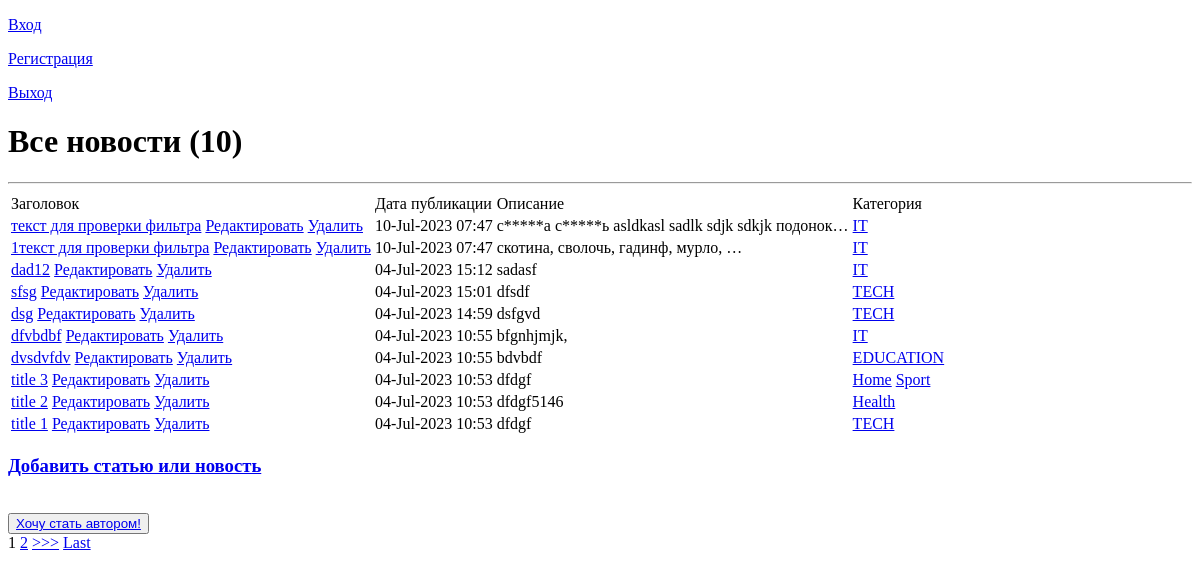
The page /news/ on the database as committed earlier.
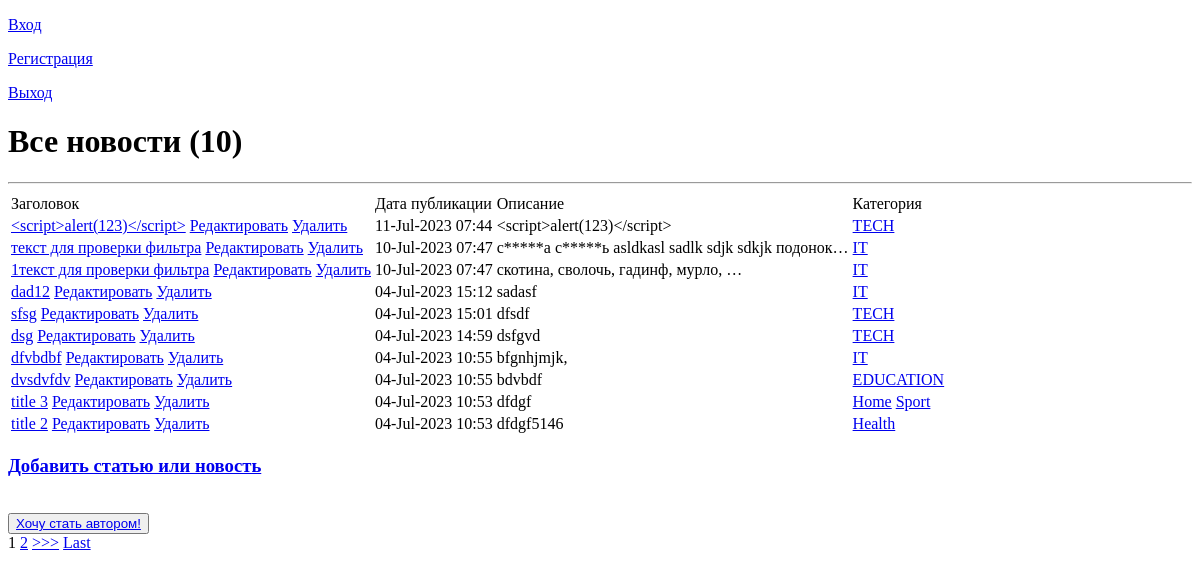
The same page on the database as committed later.
### article/models.py (models this page shows, shortened)
class Post(models.Model):
    author = models.ForeignKey(Author, on_delete=models.CASCADE, related_name='posts')
    ARTICLE = 'AR'
    NEWS = 'NW'
    POST_TYPE = (
        (ARTICLE, 'Статья'),
        (NEWS, 'Новость')
    )
    postType = models.CharField(max_length=2, choices=POST_TYPE, default=ARTICLE)
    time = models.DateTimeField(auto_now_add=True)
    postCategory = models.ManyToManyField(Category, through='PostCategory')
    title = models.CharField(max_length=255)
    text = models.TextField()
    rating = models.IntegerField(default=0)

class Category(models.Model):
    categoryName = models.CharField(max_length=64, unique=True)
    subscribers = models.ManyToManyField(User, blank=True)
    def __str__(self):
        return f'{self.categoryName}'

### article/views.py (the view)
# urls.py: path('', cache_page(60)(NewsList.as_view())),
class NewsList(ListView):
    model = Post
    template_name = 'news.html'
    context_object_name = 'news'
    queryset = Post.objects.order_by('-time')
    paginate_by = 10
    def get_context_data(self, **kwargs):
        context = super().get_context_data(**kwargs)
        context['is_not_author'] = not self.request.user.groups.filter(name='authors').exists()
        return context

### article/templatetags/custom_filters.py (called while the page is built)
@register.filter(name='Censor')
def Censor(value):
    text = value.lower().split()
    filtered_text = ' '.join([word for word in text if word not in variants])
    return filtered_text

@register.filter(name='replace_letters')
def replace_letters(text):
    text = text.lower().split()
    result = []
    for word in text:
        if word in variants:
            result.append(word[0] + '*'*(len(word)-2) + word[-1])
        else:
            result.append(word)
    return " ".join(result)

### templates/news.html (shortened to what this page needs)
{% extends 'flatpages/default.html' %}
{% load custom_filters %}
{% load cache%}
{% block content %}
    <h1>Все новости ({{news|length}})</h1>
    <hr>
    {% if news %}
        <table>
            <tr>
                <td>
                    Заголовок
                </td>
                <td>
                    Дата публикации
                </td>
                <td>
                    Описание
                </td>
                <td>Категория</td>
            </tr>
        {% for news_page in news %}
            <tr>
                <td>
                    <a href="{% url 'news_detail' news_page.id %}">{{news_page.title|Censor}}</a>
                    <a href="{% url 'news_edit' news_page.id%}">Редактировать</a>
                    <a href="{% url 'news_delete' news_page.id %}">Удалить</a>
                </td>
                <td>
                    {{ news_page.time|date:'d-M-Y H:i' }}
                </td>
                <td>
                    {{ news_page.text|truncatechars:50|replace_letters }}
                </td>
                <td>
                    {% for ps in news_page.postCategory.all %}
                        <a href="{% url 'news_category' ps.id %}">{{ ps }}</a>
                    {% endfor %}
                </td>
            </tr>
        {% endfor %}
        </table>
    {% else %}
        <h3>Новостей нет!</h3>
    {% endif %}
    <h3><a href="{% url 'news_add' %}">Добавить статью или новость</a></h3> <br>
    {% if is_not_author %}
    <button> <a href="{% url 'upgrade'%}"> Хочу стать автором!</a> </button> <br>
    {% endif %}
    {% cache 30 paginator %}
        {% if is_paginated %}
        {% for num in page_obj.paginator.page_range %}
            {% if page_obj.number == num %}
                <a>{{ num }}</a>
            {% elif num > page_obj.number|add:'-3' and num < page_obj.number|add:'3' %}
                <a href="?page={{ num }}">{{ num }}</a>
            {% endif %}
        {% endfor %}
        {% if page_obj.has_next %}
            <a href="?page={{ page_obj.next_page_number }}">>>></a>
            <a href="?page={{ page_obj.paginator.num_pages }}">Last</a>
        {% endif %}
        {% endif %}
    {% endcache %}
{% endblock content %}

Rows that differ between the two databases and show on the page:
no longer on this page (row unchanged): Post: title|Censor "title 1", time "04-Jul-2023 10:53", text "dfdgf", Category (categoryName "TECH")
added Post: title|Censor "<script>alert(123)</script>", time "11-Jul-2023 07:44", text "<script>alert(123)</script>", Category (categoryName "TECH")
